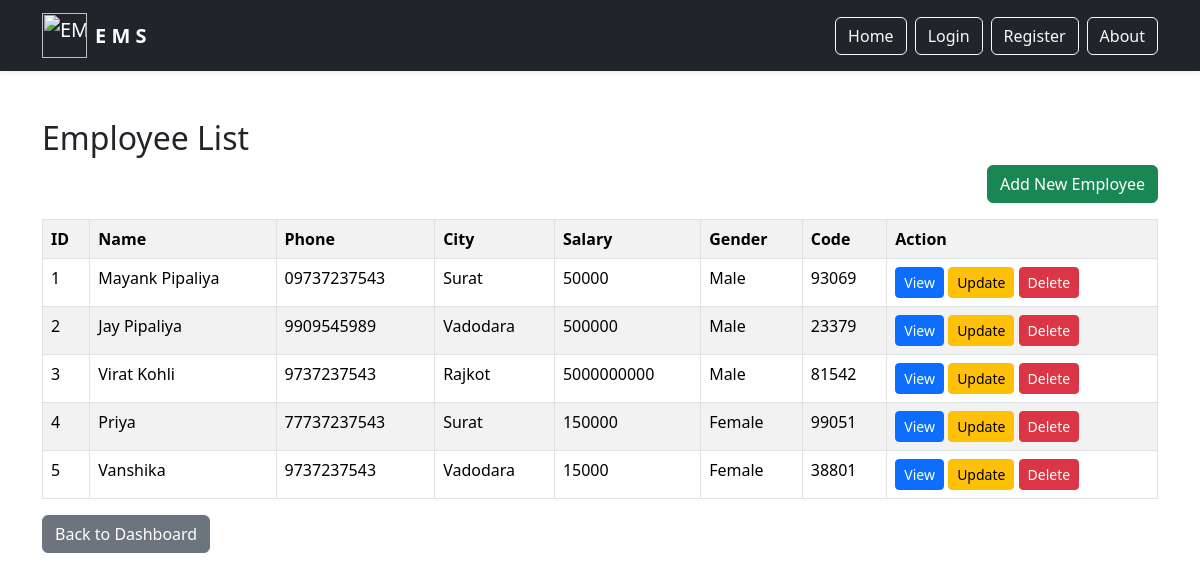
Page /employee-list.php (signed in) on the committed database.
### tables this page shows
CREATE TABLE `emp` (
  `id` int(11) NOT NULL,
  `name` varchar(255) NOT NULL,
  `phone` varchar(255) NOT NULL,
  `city` varchar(255) NOT NULL,
  `salary` varchar(255) NOT NULL,
  `gender` tinyint(2) NOT NULL,
  `user_id` varchar(255) NOT NULL,
  `code` varchar(255) NOT NULL
);

### employee-list.php (the view, shortened to what this page needs)
 <?php
include "connection.php";
include "navbar.php";
$user_id = $_SESSION['user'];
$sql = "SELECT * FROM emp WHERE user_id = '$user_id'";
$result = mysqli_query($conn, $sql);
?>
<!DOCTYPE html>
<html>
<head>
    <link href="https://cdn.jsdelivr.net/npm/bootstrap@5.3.8/dist/css/bootstrap.min.css" rel="stylesheet">
</head>
<body>
<div class="container mt-5">
    <h2>Employee List</h2>
    <div class="d-flex justify-content-end">
        <a href="add-employee.php" class="btn btn-success mb-3">
            Add New Employee
        </a>
    </div>
    <table class="table table-bordered table-striped">
        <tr>
            <th>ID</th>
            <th>Name</th>
            <th>Phone</th>
            <th>City</th>
            <th>Salary</th>
            <th>Gender</th>
            <th>Code</th>
            <th>Action</th>
        </tr>
        <?php while($row = mysqli_fetch_assoc($result)) { ?>
        <tr>
            <td><?= $row['id']; ?></td>
            <td><?= $row['name']; ?></td>
            <td><?= $row['phone']; ?></td>
            <td><?= $row['city']; ?></td>
            <td><?= $row['salary']; ?></td>
            <td>
                <?php
                if($row['gender'] == 0){
                    echo "Male";
                } elseif($row['gender'] == 1){
                    echo "Female";
                } else {
                    echo "Other";
                }
                ?>
            </td>
            <td><?= $row['code']; ?></td>
            <td>
                <a href="view-employee.php?id=<?= $row['id']; ?>" class="btn btn-primary btn-sm">
                    View
                </a>
                <a href="update-employee.php?id=<?= $row['id']; ?>" class="btn btn-warning btn-sm">
                    Update
                </a>
                <a href="delete-employee.php?id=<?= $row['id']; ?>"
                class="btn btn-danger btn-sm"
                onclick="return confirm('Are you sure you want to delete this employee?');">
                    Delete
                </a>
            </td>
        </tr>
        <?php } ?>
    </table>
    <a href="dash.php" class="btn btn-secondary">Back to Dashboard</a>
</div>
</body>
</html>

### navbar.php (shortened to what this page needs)
 <nav class="navbar navbar-expand-lg navbar-dark bg-dark shadow-sm sticky-top">
  <div class="container">
    <a class="navbar-brand d-flex align-items-center" href="index.php">
      <img src="logo.png" alt="EMS Logo" height="45" class="me-2">
      <span class="fw-bold fs-5">E M S</span>
    </a>
    <div class="collapse navbar-collapse" id="navbarContent">
      <ul class="navbar-nav ms-auto mb-2 mb-lg-0">
        <li class="nav-item">
          <a class="btn btn-outline-light ms-2"href="index.php">Home</a>
        </li>
        <li class="nav-item">
          <a class="btn btn-outline-light ms-2" href="login.php">Login</a>
        </li>
        <li class="nav-item">
          <a class="btn btn-outline-light ms-2" href="register.php">Register</a>
        </li>
      <li class="nav-item">
      <a href="index.php#about" class="btn btn-outline-light ms-2">
      About
      </a>
      </li>
      </ul>
    </div>
  </div>
</nav>

### rows in the picture
emp: id "1", name "Mayank Pipaliya", phone "09737237543", city "Surat", salary "50000", gender "Male", code "93069"
emp: id "2", name "Jay Pipaliya", phone "9909545989", city "Vadodara", salary "500000", gender "Male", code "23379"
emp: id "3", name "Virat Kohli", phone "9737237543", city "Rajkot", salary "5000000000", gender "Male", code "81542"
emp: id "4", name "Priya", phone "77737237543", city "Surat", salary "150000", gender "Female", code "99051"
emp: id "5", name "Vanshika", phone "9737237543", city "Vadodara", salary "15000", gender "Female", code "38801"
